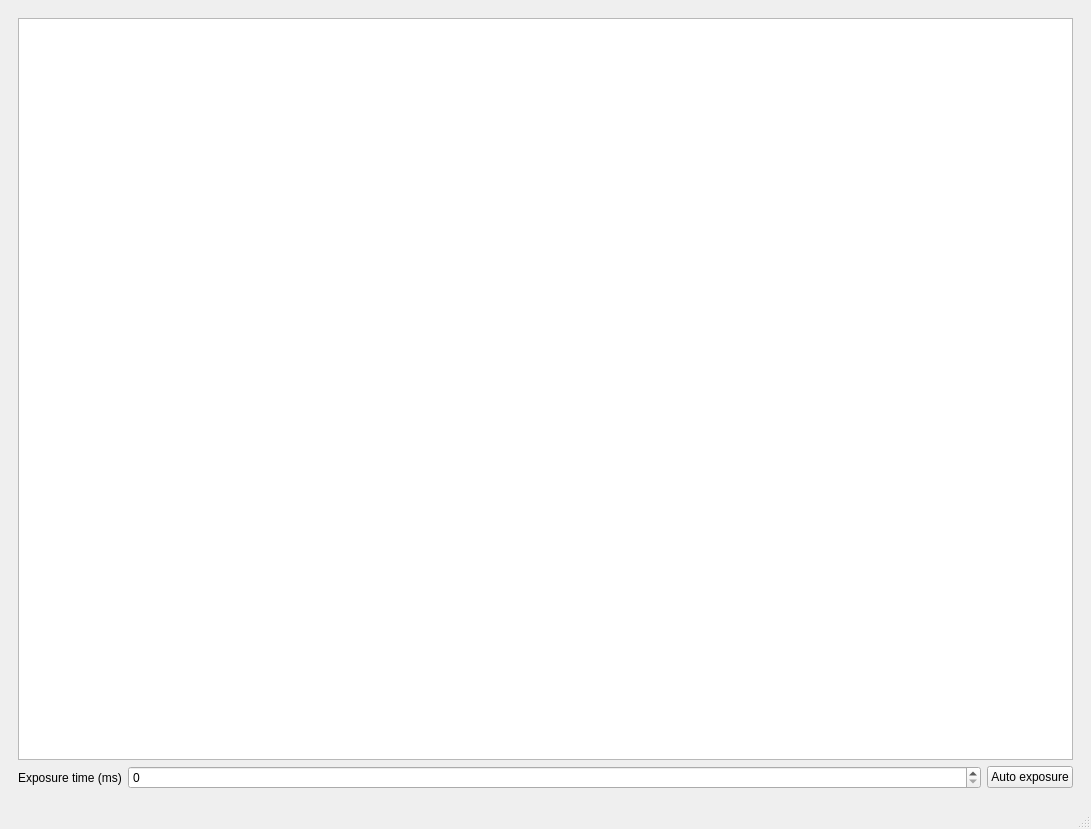
<?xml version="1.0" encoding="UTF-8"?>
<ui version="4.0">
 <class>MainWindow</class>
 <widget class="QMainWindow" name="MainWindow">
  <property name="geometry">
   <rect>
    <x>0</x>
    <y>0</y>
    <width>1091</width>
    <height>829</height>
   </rect>
  </property>
  <property name="windowTitle">
   <string>MainWindow</string>
  </property>
  <widget class="QWidget" name="central">
   <layout class="QGridLayout" name="central_grid_layout">
    <item row="0" column="0">
     <widget class="QWidget" name="image_plots_layout" native="true">
      <property name="sizePolicy">
       <sizepolicy hsizetype="Preferred" vsizetype="Preferred">
        <horstretch>0</horstretch>
        <verstretch>3</verstretch>
       </sizepolicy>
      </property>
      <layout class="QVBoxLayout" name="verticalLayout" stretch="0,0">
       <item>
        <widget class="GraphicsLayoutWidget" name="raw_window"/>
       </item>
       <item>
        <layout class="QGridLayout" name="gridLayout">
         <item row="0" column="0">
          <widget class="QLabel" name="exposure_label">
           <property name="text">
            <string>Exposure time (ms)</string>
           </property>
          </widget>
         </item>
         <item row="0" column="2">
          <widget class="QPushButton" name="auto_exposure">
           <property name="text">
            <string>Auto exposure</string>
           </property>
          </widget>
         </item>
         <item row="0" column="1">
          <widget class="QSpinBox" name="exposure_time">
           <property name="sizePolicy">
            <sizepolicy hsizetype="Expanding" vsizetype="Fixed">
             <horstretch>0</horstretch>
             <verstretch>0</verstretch>
            </sizepolicy>
           </property>
          </widget>
         </item>
        </layout>
       </item>
      </layout>
     </widget>
    </item>
   </layout>
  </widget>
  <widget class="QStatusBar" name="statusbar"/>
 </widget>
 <customwidgets>
  <customwidget>
   <class>GraphicsLayoutWidget</class>
   <extends>QGraphicsView</extends>
   <header>pyqtgraph</header>
  </customwidget>
 </customwidgets>
 <resources/>
 <connections/>
</ui>
